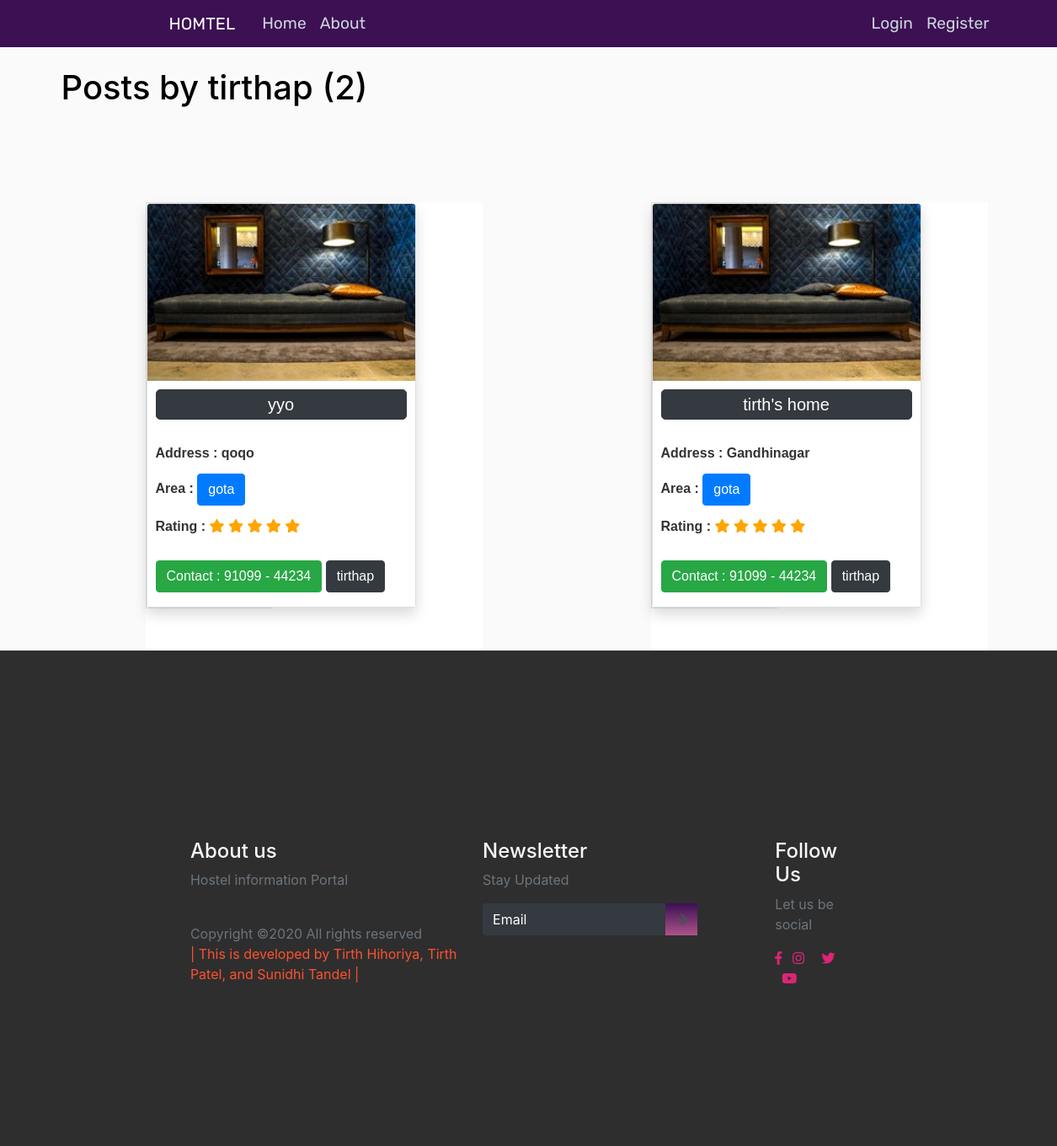
Page /user/tirthap on the committed database.
### blog/models.py (models this page shows, shortened)
class Post(models.Model):
    CITY_CHOICES = [
        ("gandhinagar", "Gandhinagar"),
        ("ahmedabad", "Ahmedabad"),
        ("bhavnagar", "Bhavnagar"),
    ]
    AREA_CHOICES = [
        ("gota", "Gota"),
        ("vaishnodevi", "Vaishnodevi"),
        ("godhrej", "Godhrej Garden City"),
    ]
    RATING_CHOICES = [("1", "1"), ("2", "2"), ("3", "3"), ("4", "4"), ("5", "5")]
    hostel_name = models.CharField(max_length=20)
    address = models.CharField(max_length=100, default="UNK")
    area = models.CharField(max_length=20, choices=AREA_CHOICES, default="UNK")
    city = models.CharField(max_length=20, choices=CITY_CHOICES, default="UNK")
    contact = PhoneNumberField(null=True, blank=True, unique=True)
    rating = models.CharField(max_length=1, choices=RATING_CHOICES, default="UNK")
    breakfast = models.BooleanField(default=False)
    lunch = models.BooleanField(default=False)
    dinner = models.BooleanField(default=False)
    transportation = models.BooleanField(default=False)
    cctv = models.BooleanField(default=False)
    fridge = models.BooleanField(default=False)
    washing_machine = models.BooleanField(default=False)
    geyser = models.BooleanField(default=False)
    ac = models.BooleanField(default=False)
    date_posted = models.DateTimeField(
        default=timezone.now
    )  # only when post was created use--> auto_now_add=True
    author = models.ForeignKey(User, on_delete=models.CASCADE)

### users/models.py (models this page shows, shortened)
class Profile(models.Model):
    user = models.OneToOneField(User, on_delete=models.CASCADE)
    image = models.ImageField(default="default.jpg", upload_to="profile_pics")

### blog/views.py (the view)
# urls.py: path("user/<str:username>", UserPostListView.as_view(), name="user-posts"),
class UserPostListView(ListView):
    model = Post
    template_name = "blog/user_posts.html"  # <app>/<model>_<viewtype>.html
    context_object_name = "posts"
    paginate_by = 9
    def get_queryset(self):
        user = get_object_or_404(User, username=self.kwargs.get("username"))
        return Post.objects.filter(author=user).order_by("-date_posted")

### blog/templates/blog/user_posts.html (shortened to what this page needs)
{% extends "blog/base.html" %}
{% block content %}
<h1 class="mb-3 userposth1"> Posts by {{ view.kwargs.username }} ({{ page_obj.paginator.count }}) </h1>
    <div class="container nomargin">
        <div class="yyy row nomargin">
                  {% for post in posts %}
                  <div class="xxx container divcard container-card ">
                    <div class="www row row-card divcard ">
                        <div class="border col-md-6 row-card divcard ">
                            <div class="card shadow divcard " style="width: 20rem; height:30rem;">
                                <div class="inner divcard ">
                                    <img src="{{ post.author.profile.image.url }}" alt="profile_pic" class="card-img-top">
                                </div>
                                <div class="card-body divcard">
                                  <p><a href="{% url 'post-detail' post.id %}" class="btn btn-dark h_name">{{ post.hostel_name }}</a></p>
                                  <p class="card-text2"><br>
                                    Address : {{ post.address }}
                                    <br><br>
                                    Area :
                                    <a href="#" class="btn btn-primary area">{{ post.area }}</a></p>
                                    <p>Rating :
                                    {% with ''|center:4 as range %}
                                    {% for _ in range %}
                                      <span class="fa fa-star checked"></span>
                                    {% endfor %}
                                    {% endwith %}
                                    <span class="fa fa-star checked"></span>
                                  </p>
                                  <br>
                                  <a href="#" class="btn btn-success">Contact :  91099 - 44234</a>
                                   <a href="{% url 'user-posts' post.author.username %}" class="btn btn-dark">{{ post.author }}</a>
                                </div>
                              </div>
                        </div>
                      </div>
                    </div>
          {% endfor %}
        </div>
      </div>
{% endblock content %}

### blog/static/blog/main.css (style rules this page uses)
body { background: #fafafa; color: #333333; margin-top: 5rem; }
h1, h2, h3, h4, h5, h6 { color: #f8f9fa; }

### blog/static/blog/Style.css (style rules this page uses)
* { box-sizing: border-box; }
:root { --Rubik-font: "Rubik", cursive; --Rubik: "Rubik", cursive; --Patua: "Patua One", cursive; --Lobster: "lobster", cursive; --light-black: #2e2c2caf; --bggradient: linear-gradient(to bottom, #3c1053 ,#ad5389); --light-gray: rgba(255, 255, 255, 0.877); }

### blog/templates/blog/base.html (style rules this page uses)
.userposth1 { color: black; }
.row-card { font-family: 'Ubuntu', sans-serif; background:#c8cdd4; font-weight: bold; }
.divcard { background-color: hsl(0, 0%, 100%); }
.col-md-6 { padding-left: 0px; margin-bottom: 50px; }
.checked { color: orange; }
.container-card { margin-top: 8%; }
.inner { overflow: hidden; }
.inner img { transition: all 1.5s ease; }
.h_name { padding : 2px 5px 2px 5px; color : #FFF; text-align: center; border-radius: 5px; width: 100%; font-size: 20px; }
.area { margin-right: 90px; }
.www { width: 300px; }
.xxx { width: 400px; }
.yyy { width: 1200px; }
.card-body { line-height: 1.0; padding : 10px; }

### rows in the picture
Post: author.profile.image (placeholder picture), hostel_name "yyo", address "qoqo", area "gota", author "tirthap"
Post: author.profile.image (placeholder picture), hostel_name "tirth's home", address "Gandhinagar", area "gota", author "tirthap"

### other values in the picture
{{ view.kwargs.username }} "tirthap"
{{ page_obj.paginator.count }} "2"
